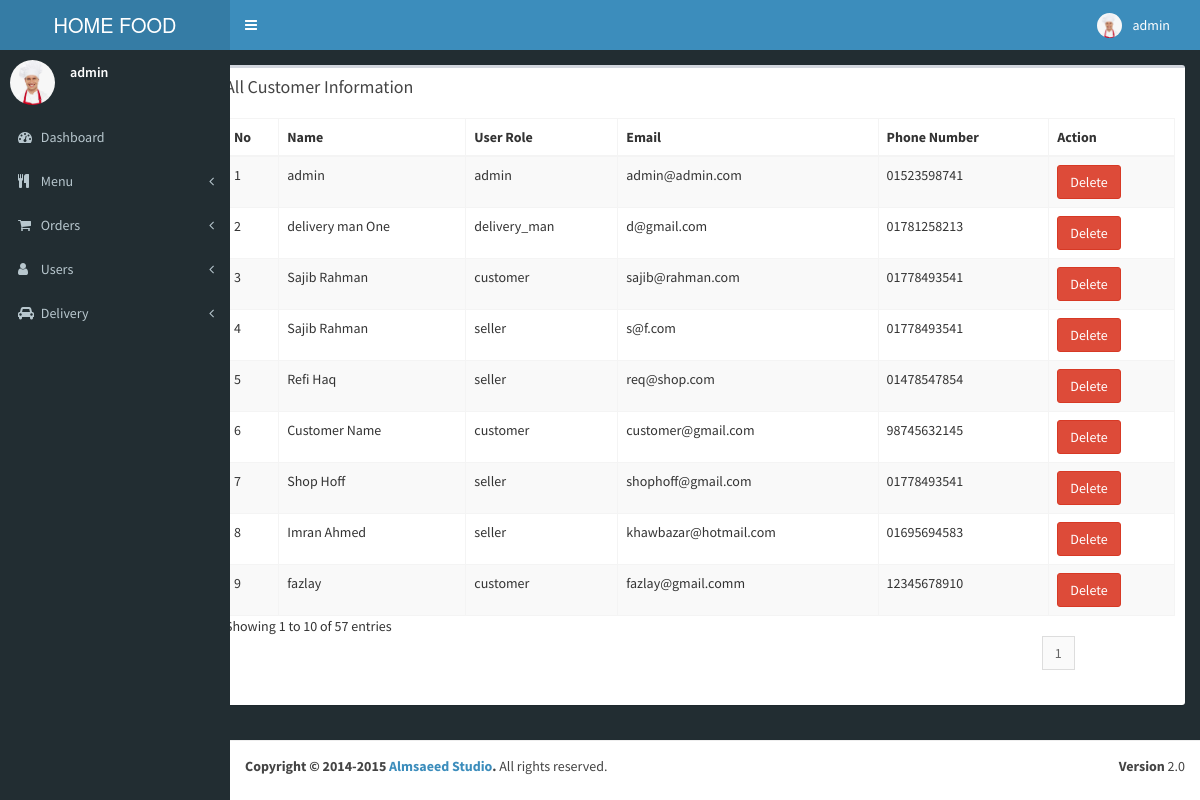
/admin/show_customer_info.php (signed in), run on the app's committed database.
### tables this page shows
CREATE TABLE `user` (
  `id` int(11) NOT NULL,
  `full_name` varchar(255) NOT NULL,
  `email` varchar(255) NOT NULL,
  `phone_number` varchar(255) NOT NULL,
  `password` varchar(255) NOT NULL,
  `user_role` varchar(255) NOT NULL,
  `user_address` varchar(500) DEFAULT NULL,
  `user_zip` varchar(10) DEFAULT NULL,
  `user_area` varchar(55) DEFAULT NULL,
  `shop_name` varchar(55) DEFAULT NULL,
  `nid_number` varchar(15) DEFAULT NULL,
  `profile_image` varchar(255) DEFAULT 'uploads/default-profile-picture.jpg'
);

### admin/show_customer_info.php (the view, shortened to what this page needs)
<?php require('./_includes/head.php'); ?>
<?php require('./_includes/header.php'); ?>
<?php require('./_includes/sidebar.php'); ?>
<?php
  include_once '../db_connection.php';
  $results_per_page = 10;
  $page = isset($_GET['page']) ? $_GET['page'] : 1;
  $offset = ($page - 1) * $results_per_page;
  $sql = "SELECT * FROM user LIMIT $results_per_page OFFSET $offset";
  $users = $conn->query($sql);
  $item_number = 1
?>
        <section class="content">
          <div class="row">
            <div class="col-md-2"></div>
            <div class="col-md-10">
              <div class="box">
                <div class="box-header">
                  <h3 class="box-title">All Customer Information</h3>
                </div>
                <div class="box-body">
                  <table id="example1" class="table table-bordered table-striped">
                    <thead>
                      <tr>
                        <th>No</th>
                        <th>Name</th>
                        <th>User Role</th>
                        <th>Email</th>
                        <th>Phone Number</th>
                        <th>Action</th>
                      </tr>
                    </thead>
                    <tbody>
                      <?php foreach ($users as $user) { ?>
                      <tr>
                        <td><?= $item_number ?></td>
                        <td><?= $user['full_name']; ?></td>
                        <td><?= $user['user_role']; ?></td>
                        <td><?= $user['email'];?></td>
                        <td><?= $user['phone_number']; ?></td>
                        <td>
                          <a style="color: #fff;" href="show_customer_info.php?id=<?= $user['id']; ?>"><button class="btn btn-danger" onclick="return confirm('Are you sure you want to Delete this User?')">Delete</button></a>
                        </td>
                      </tr>
                      <?php $item_number++; } ?>
                    </tbody>
                  </table>
                  <div class="row">
                    <div class="col-md-10">
                      <div class="dataTables_info" id="example2_info">
                        Showing 1 to 10 of 57 entries
                      </div>
                    </div>
                    <?php
                      $sql_count = "SELECT COUNT(*) AS total FROM menu_items";
                      $result_count = $conn->query($sql_count);
                      $row_count = $result_count->fetch_assoc();
                      $total_pages = ceil($row_count['total'] / $results_per_page);
                    ?>
                    <div class="col-md-2">
                      <div class="dataTables_paginate paging_bootstrap">
                        <ul class="pagination">
                           <?php for ($i = 1; $i <= $total_pages; $i++) { ?>
                          <li>
                           <?php echo '<a href="?page=' . $i . '">' . $i . '</a> '; ?>
                          </li>
                        <?php } ?>
                        </ul>
                      </div>
                    </div>
                  </div>
                </div>
              </div>
            </div>
          </div>
        </section>
      </div>
<?php require('./_includes/footer.php'); ?>

### admin/_includes/header.php (shortened to what this page needs)
<?php
$userID = $_SESSION['userID'];
if (!isset($_SESSION['isLoggedIn'])) {
  header('Location: ../signin.php');
  exit;
} elseif($_SESSION['userRole'] == 'admin' || $_SESSION['userRole'] == 'seller' ) {
  ?><header class="main-header">
  <a href="index.php" class="logo">HOME FOOD</a>
  <nav class="navbar navbar-static-top" role="navigation">
    <a href="#" class="sidebar-toggle" data-toggle="offcanvas" role="button">
    </a>
    <div class="navbar-custom-menu">
      <ul class="nav navbar-nav">
<?php
include_once '../db_connection.php';
$sql = "SELECT * FROM user WHERE id = $userID";
$user = $conn->query($sql);
$info = mysqli_fetch_assoc($user);
?>
        <li class="dropdown user user-menu">
          <a href="#" class="dropdown-toggle" data-toggle="dropdown">
            <img src="../<?php echo $info['profile_image']; ?>" class="user-image" alt="User Image" />
            <span class="hidden-xs"><?php echo $_SESSION['userName'] ?></span>
          </a>
        </li>
      </ul>
    </div>
  </nav>
</header>
<?php
}else{
  header('Location: ../index.php');
};
?>

### admin/_includes/sidebar.php (shortened to what this page needs)
<?php
include_once '../db_connection.php';
$sql = "SELECT * FROM user WHERE id = $userID";
$user = $conn->query($sql);
$info = mysqli_fetch_assoc($user);
?>
      <aside class="main-sidebar">
        <section class="sidebar">
          <div class="user-panel">
            <div class="pull-left image">
              <img src="../<?php echo $info['profile_image']; ?>" class="img-circle" alt="User Image" />
            </div>
            <div class="pull-left info">
              <p><?php echo $_SESSION['userName']; ?></p>
            </div>
          </div>
          <ul class="sidebar-menu">
            <li>
              <a href="index.php">
                <i class="fa fa-dashboard"></i> <span>Dashboard</span>
              </a>
            </li>
            <li class="treeview">
              <a href="#">
                <i class="fa fa-cutlery"></i>
                <span>Menu</span>
                <i class="fa fa-angle-left pull-right"></i>
              </a>
            </li>
            <li class="treeview">
              <a href="#">
                <i class="fa fa-shopping-cart"></i>
                <span>Orders</span>
                <i class="fa fa-angle-left pull-right"></i>
              </a>
            </li>
            <?php if( $_SESSION['userRole'] == 'admin') { ?>
            <li class="treeview">
              <a href="#">
                <i class="fa fa-user"></i>
                <span>Users</span>
                <i class="fa fa-angle-left pull-right"></i>
              </a>
            </li>
            <?php } ?>
            <li class="treeview">
              <a href="#">
                <i class="fa fa-car"></i>
                <span>Delivery</span>
                <i class="fa fa-angle-left pull-right"></i>
              </a>
            </li>
          </ul>
        </section>
      </aside>

### data on the page
user: profile_image (picture), full_name "admin", user_role "admin", email "admin@admin.com", phone_number "01523598741"
user: full_name "delivery man One", user_role "delivery_man", email "d@gmail.com", phone_number "01781258213"
user: full_name "Sajib Rahman", user_role "customer", email "sajib@rahman.com", phone_number "01778493541"
user: full_name "Sajib Rahman", user_role "seller", email "s@f.com", phone_number "01778493541"
user: full_name "Refi Haq", user_role "seller", email "req@shop.com", phone_number "01478547854"
user: full_name "Customer Name", user_role "customer", email "customer@gmail.com", phone_number "98745632145"
user: full_name "Shop Hoff", user_role "seller", email "shophoff@gmail.com", phone_number "01778493541"
user: full_name "Imran Ahmed", user_role "seller", email "khawbazar@hotmail.com", phone_number "01695694583"
user: full_name "fazlay", user_role "customer", email "fazlay@gmail.comm", phone_number "12345678910"

### other printed values
$_SESSION['userName'] "admin"
